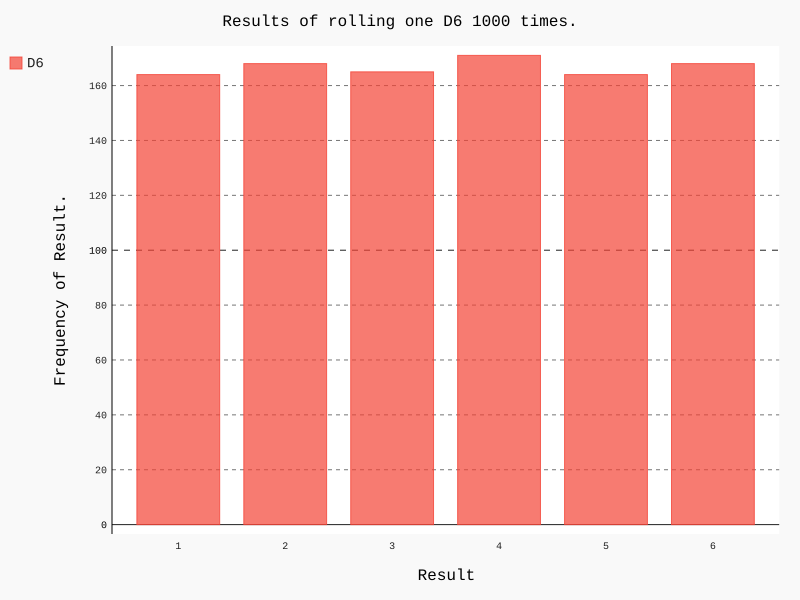

This figure's Python source:
import pygal

from die import Die

# Create a D6.
die = Die()

# Make some rolls, and store results in a list.
results = []
for roll_num in range(1000):
	result = die.roll()
	results.append(result)

# Analyze the results.
frequencies = []
for value in range(1, die.num_sides+1):
	frequency = results.count(value)
	frequencies.append(frequency)

# Visualize the results.
hist = pygal.Bar()

hist.title = "Results of rolling one D6 1000 times."
hist.x_labels = ['1', '2', '3', '4', '5', '6']
hist.x_title = "Result"
hist.y_title = "Frequency of Result."

hist.add('D6', frequencies)
hist.render_to_file('die_visual.svg')
